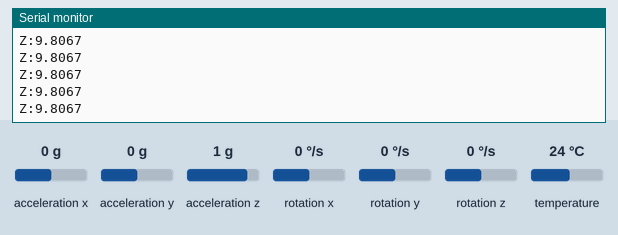
A sketch run on a simulated ESP32. Parts: the last lines printed to the serial monitor. The inputs (shaded band) are chosen by the test bench; at power-on: acceleration z 1 g, acceleration x 0 g, acceleration y 0 g, rotation x 0 °/s, rotation y 0 °/s, rotation z 0 °/s, temperature 24 °C.

Above: at 1.4 s.
1.5 s: acceleration z set to -1.4 g
At 2.0 s:
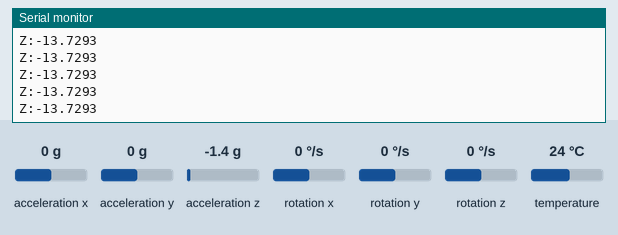
3.0 s: acceleration z set to -0.8 g
At 3.6 s:
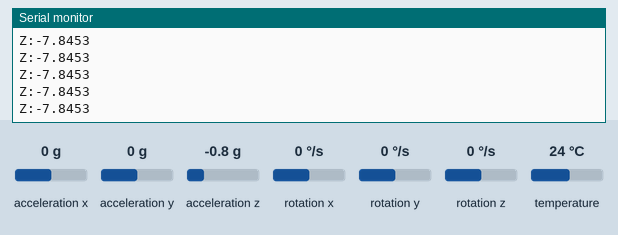
Timing chart, 0 to 6.0 s (numbered marks = the images above; inputs shaded):
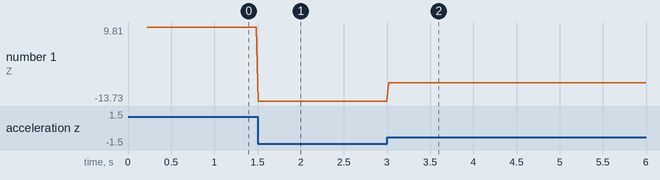

The sketch:

esp32_sender.ino
```cpp
/**
 * esp32_sender.ino — ESP32 + MPU6050
 * ====================================
 * Gửi gia tốc trục Z (m/s²) lên Serial @ 50 Hz, định dạng:
 *   Z:<float>\r\n
 *
 * Ví dụ output:
 *   Z:9.7813
 *   Z:9.7724
 *   Z:9.7901
 *
 * Kết nối phần cứng:
 *   MPU6050  →  ESP32
 *   VCC      →  3V3
 *   GND      →  GND
 *   SCL      →  GPIO 22
 *   SDA      →  GPIO 21
 *   AD0      →  GND  (địa chỉ I2C = 0x68)
 *
 * Thư viện cần cài (Arduino Library Manager):
 *   - Adafruit MPU6050
 *   - Adafruit BusIO
 *   - Adafruit Unified Sensor
 */

#include <Wire.h>
#include <Adafruit_MPU6050.h>
#include <Adafruit_Sensor.h>

// ── Tham số ──────────────────────────────────────────────────────────────────
#define SAMPLE_RATE_HZ   50          // Tần số lấy mẫu (Hz)
#define BAUD_RATE        115200      // Baud rate Serial (phải khớp Python)
#define SAMPLE_INTERVAL  (1000UL / SAMPLE_RATE_HZ)  // 20 ms

// ── Đối tượng ────────────────────────────────────────────────────────────────
static Adafruit_MPU6050 mpu;

// ── Biến thời gian ───────────────────────────────────────────────────────────
static unsigned long s_last_ms = 0;

// ─────────────────────────────────────────────────────────────────────────────
void setup() {
    Serial.begin(BAUD_RATE);
    delay(200);

    // Khởi tạo I2C + MPU6050
    Wire.begin();
    if (!mpu.begin()) {
        Serial.println("[ERROR] MPU6050 khong tim thay!");
        for (;;) delay(1000);
    }

    // Cấu hình tối ưu cho cảm biến hô hấp
    mpu.setAccelerometerRange(MPU6050_RANGE_2_G);    // ±2g — độ nhạy cao nhất
    mpu.setGyroRange(MPU6050_RANGE_250_DEG);
    mpu.setFilterBandwidth(MPU6050_BAND_10_HZ);      // Bộ lọc nội: 10 Hz

    Serial.println("[OK] MPU6050 san sang. Bat dau gui du lieu...");
    s_last_ms = millis();
}

// ─────────────────────────────────────────────────────────────────────────────
void loop() {
    unsigned long now = millis();

    // Chặn vòng lặp cho đến khi đủ 20 ms — đảm bảo sample rate ổn định
    if (now - s_last_ms < SAMPLE_INTERVAL) return;
    s_last_ms = now;

    // Đọc dữ liệu
    sensors_event_t accel, gyro, temp;
    mpu.getEvent(&accel, &gyro, &temp);

    // In trục Z (m/s²) — thay đổi theo chuyển động ngực/bụng khi hô hấp
    // Định dạng: "Z:<4 chữ số thập phân>\r\n"
    Serial.print("Z:");
    Serial.println(accel.acceleration.z, 4);
}
```

Measured:
- after the input at 1.5 s, the serial monitor: prints a new line at once (image 1)
- after the input at 3.0 s, the serial monitor: prints a new line at once (image 2)
- plotted number 1: 9.81 → -13.73 after the input at 1.5 s, -13.73 → -7.85 after the input at 3.0 s
